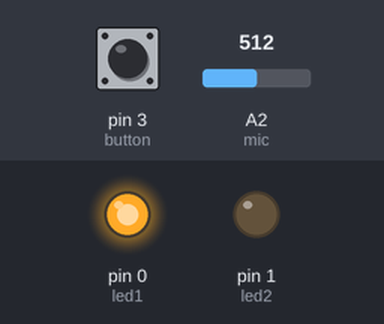
Bench run of a sketch on a simulated Arduino Uno, built with avr-gcc and run on an emulated ATmega328P. On the bench: output pins drawn as LEDs (lit = HIGH). Inputs (shaded band) come from the test bench; at power-on: pin 3 (button) LOW, A2 (mic) = 512. Random numbers use the default seed unless the sketch sets one.

Above: at 1.4 s.
1.5 s: pin 3 (button) pulled HIGH for 0.15 s
At 2.7 s:
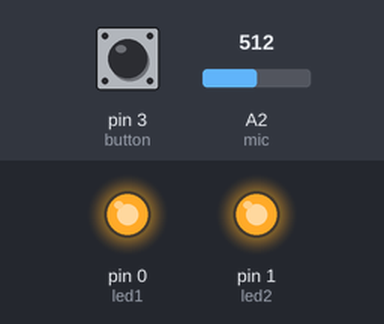
4.5 s: pin 3 (button) pulled HIGH for 1 s
At 6.2 s:
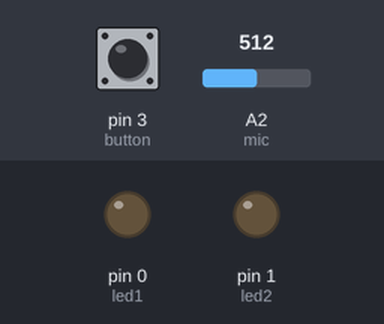
Timing chart, 0 to 7.7 s (numbered marks = the images above; inputs shaded):
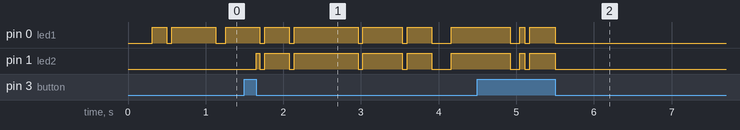

The sketch:

Pumpkin_Light_show_rev1.ino
```cpp
//Pumpkin Light Show v1.1
//Michael Kukar
//October 2014
//Project #001

//This project was created to fit inside a 3D printed pumpkin and act as a flickering candle with sensor input
//e.g. it can also respond to sound and light input

/*
Takes in input from microphone, button, and light sensor
Outputs to two LEDs controlled over PWM

Button switches between the different states incrementally
State 1: 1 LED flickering
State 2: 2 LEDs flickering in sync
State 3: 2 LEDs react to music or sound (makes both LEDs on HIGH)
State 4: Lights only turn on when it is dark in the room, then uses state 2 logic (flickers both LEDs)

*/

//I/O pin variables
int led1 = 0; //pin 5 on ATTINY (PWM)
int led2 = 1; //pin 6 on ATTINY (PWM)
int button = 3; //pin 2 on ATTINY
int mic = 2; //pin 3 on ATTINY (analog)
int lightSense = 1;//Pin 7 on ATTINY (analog)

int state = 0; //saves the current state value

//LED variables
int brightness = 0; //saves the brightness of the LEDs

//microphone variables
int ambientAve = 0; //average ambient sound value
int rawSound = 0; //raw sound input from microphone
int rawAve = 0; //raw sound average over 4 values
int sound = 0; //sound value to use

//microphone variables
int soundAve = 0;
int soundCounter = 0;

//new microphone variables
int runningAve = 0;
int startupCount = 10;
int peakHeight = 200;

//button variables
boolean previousHigh = false;

//light sensor variables
int rawLight = 0;
int light = 0;
int rawLightAve = 0;
int flickerTimer = 0;

void setup() {
  pinMode(led1, OUTPUT);
  pinMode(led2, OUTPUT);
  pinMode(button, INPUT);
  randomSeed(analogRead(2)); //generates a random seed from pin 2 input
  delay(250); //delays a slight bit for startup
}

void loop() {

  //debounces the button
  //When the button is pressed and THEN released, it increments the state on the release
  if (digitalRead(button) == HIGH) {
    //saves that the last state of the button was HIGH
    previousHigh = true;
  }
  else {
    //if the button was previously HIGH, or pressed, then it knows it was just released and increments the state
    if (previousHigh == true) {
      previousHigh = false;
      //increments the state (or loops around if it reaches the end)
      if (state == 3) {
        state = 0;
      }
      else {
        state++;
      }
    }
  }

  //determines the brightness randomly through the flickerVal() function
  //only updates every 12 * 5ms = 60ms for an even, candle-like flicker (if its too fast it looks artificial)
  if (flickerTimer < 30) {
    flickerTimer = flickerTimer + 1;
  }
  else {
    flickerTimer = 0;
    brightness = flickerVal();
  }

  //handles each state's logic
  switch(state) {

    case 0: //1 LEDs flickering all in sync
      //makes only the first light flicker and the other light off
      updateLights(brightness, 0);
      break;

    case 1: //2 LEDs flickering

      //makes both LEDs flicker
      updateLights(brightness, brightness);

      //resets the state variables for the music listener startup sequence
      startupCount = 10;
      break;

    case 2: //music listener

      rawSound = abs(analogRead(mic)); //reads in the raw sound input
      if (rawSound > peakHeight) { //if the sound is greater than the peak height it will subtract, otherwise the sound is too low to use
        sound = rawSound - peakHeight;
      }
      else {
        sound = 0;
      }
      //if it is no longer starting up go here
      if (startupCount == 0) {
        if (sound >= runningAve) { //if the rawSound - peakHeight is greater than the average, then it turns on the lights
          updateLights(255, 255);
        }
        else { //otherwise it shuts off the lights
          updateLights(0,0);
        }
        runningAve = (rawSound + runningAve)/2; //updates the running average regardless
      }
      //repeats startupCount times to get a running average when the state first begins and leaves the lights off
      else {
        runningAve = (rawSound + runningAve)/2; //calculates the running average
        startupCount = startupCount - 1; //decrements startupCount
        updateLights(0,0); //turns off the lights
      }

      break;

    case 3: //only turns on in a dark room
      rawLight = analogRead(lightSense);
      if (rawLight > 600) {
        //makes the first two LEDs flicker
        updateLights(brightness, brightness);
      }
      else {
        //shuts off the lights when it is too bright
        updateLights(0, 0);
      }
      break;

  }

  //delays for a short time, fast enough so the sound can be heard and it can react to it without a visible delay
  delay(2);
}

//outputs a random value for the flicker
int flickerVal() {
  int flickerVal = 255; //sets base rate to 255 (max value)
  flickerVal = flickerVal - random(160); //subtracts a random number from 1 - 160 (gives a nice contrast at this range)
  return flickerVal; //outputs the flicker value
}

//Updates the LEDs in a convenient function
//L1_val is the brightness of LED1 (0 - 255)
//L2_val is the brightness of LED2 (0 - 255)
//Will shut off the light if the value is outside the given range
void updateLights(int L1_val, int L2_val) {
  //makes sure the given values are between 0 - 255, then updates the corresponding LED
  //if it is outside of the range, it turns the LED off
  if (L1_val < 256 && L1_val >= 0) {
    analogWrite(led1, L1_val);
  }
  else {
    analogWrite(led1, 0);
  }

  if (L2_val < 256 && L2_val >= 0) {
    analogWrite(led2, L2_val);
  }
  else {
    analogWrite(led2, 0);
  }
}
```
